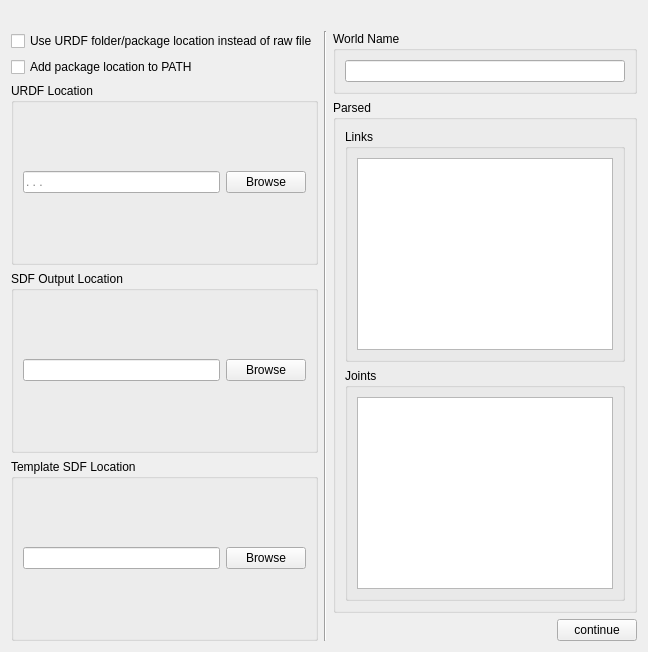
            <widget class="QWidget" name="page_2">
             <layout class="QVBoxLayout" name="verticalLayout_6">
              <item>
               <layout class="QVBoxLayout" name="verticalLayout_9">
                <item>
                 <widget class="QLabel" name="label_2">
                  <property name="toolTip">
                   <string>adsfasdfasdf</string>
                  </property>
                  <property name="text">
                   <string/>
                  </property>
                  <property name="pixmap">
                   <pixmap>C:/Users/darin/Downloads/output-onlinepngtools (1).png</pixmap>
                  </property>
                 </widget>
                </item>
                <item>
                 <layout class="QHBoxLayout" name="horizontalLayout_3" stretch="1000,0,0,0">
                  <item>
                   <layout class="QGridLayout" name="gridLayout_5">
                    <item row="0" column="0">
                     <widget class="QCheckBox" name="checkBox_2">
                      <property name="text">
                       <string>Use URDF folder/package location instead of raw file</string>
                      </property>
                     </widget>
                    </item>
                    <item row="1" column="0">
                     <widget class="QCheckBox" name="checkBox">
                      <property name="text">
                       <string>Add package location to PATH</string>
                      </property>
                     </widget>
                    </item>
                    <item row="2" column="0">
                     <widget class="QGroupBox" name="groupBox">
                      <property name="minimumSize">
                       <size>
                        <width>0</width>
                        <height>0</height>
                       </size>
                      </property>
                      <property name="toolTip">
                       <string>Find location of the URDF source file or the package folder</string>
                      </property>
                      <property name="title">
                       <string>URDF Location</string>
                      </property>
                      <layout class="QGridLayout" name="gridLayout_3">
                       <item row="0" column="0">
                        <widget class="QLineEdit" name="lineEdit">
                         <property name="placeholderText">
                          <string>. . .</string>
                         </property>
                        </widget>
                       </item>
                       <item row="0" column="1">
                        <widget class="QPushButton" name="pushButton">
                         <property name="toolTip">
                          <string/>
                         </property>
                         <property name="text">
                          <string>Browse</string>
                         </property>
                        </widget>
                       </item>
                      </layout>
                     </widget>
                    </item>
                    <item row="3" column="0">
                     <widget class="QGroupBox" name="groupBox_2">
                      <property name="title">
                       <string>SDF Output Location</string>
                      </property>
                      <layout class="QGridLayout" name="gridLayout_2">
                       <item row="0" column="0">
                        <widget class="QLineEdit" name="lineEdit_2"/>
                       </item>
                       <item row="0" column="1">
                        <widget class="QPushButton" name="pushButton_2">
                         <property name="text">
                          <string>Browse</string>
                         </property>
                        </widget>
                       </item>
                      </layout>
                     </widget>
                    </item>
                    <item row="4" column="0">
                     <widget class="QGroupBox" name="groupBox_4">
                      <property name="title">
                       <string>Template SDF Location</string>
                      </property>
                      <layout class="QGridLayout" name="gridLayout_4">
                       <item row="0" column="0">
                        <widget class="QLineEdit" name="lineEdit_3"/>
                       </item>
                       <item row="0" column="1">
                        <widget class="QPushButton" name="pushButton_3">
                         <property name="text">
                          <string>Browse</string>
                         </property>
                        </widget>
                       </item>
                      </layout>
                     </widget>
                    </item>
                   </layout>
                  </item>
                  <item>
                   <widget class="Line" name="line">
                    <property name="orientation">
                     <enum>Qt::Vertical</enum>
                    </property>
                   </widget>
                  </item>
                  <item>
                   <layout class="QGridLayout" name="gridLayout_7">
                    <property name="rightMargin">
                     <number>0</number>
                    </property>
                    <item row="1" column="1">
                     <widget class="QGroupBox" name="groupBox_5">
                      <property name="enabled">
                       <bool>true</bool>
                      </property>
                      <property name="title">
                       <string>Parsed</string>
                      </property>
                      <layout class="QVBoxLayout" name="verticalLayout_10">
                       <item>
                        <widget class="QGroupBox" name="groupBox_6">
                         <property name="title">
                          <string>Links</string>
                         </property>
                         <layout class="QGridLayout" name="gridLayout_6">
                          <item row="0" column="0">
                           <widget class="QTextBrowser" name="textBrowser">
                            <property name="enabled">
                             <bool>true</bool>
                            </property>
                           </widget>
                          </item>
                         </layout>
                        </widget>
                       </item>
                       <item>
                        <widget class="QGroupBox" name="groupBox_7">
                         <property name="title">
                          <string>Joints</string>
                         </property>
                         <layout class="QGridLayout" name="gridLayout_8">
                          <item row="0" column="0">
                           <widget class="QTextBrowser" name="textBrowser_2"/>
                          </item>
                         </layout>
                        </widget>
                       </item>
                       <item>
                        <layout class="QHBoxLayout" name="horizontalLayout_4"/>
                       </item>
                      </layout>
                     </widget>
                    </item>
                    <item row="0" column="1">
                     <widget class="QGroupBox" name="groupBox_3">
                      <property name="title">
                       <string>World Name</string>
                      </property>
                      <layout class="QGridLayout" name="gridLayout">
                       <item row="0" column="0">
                        <widget class="QLineEdit" name="lineEdit_4"/>
                       </item>
                      </layout>
                     </widget>
                    </item>
                    <item row="2" column="1">
                     <layout class="QGridLayout" name="gridLayout_9">
                      <property name="bottomMargin">
                       <number>0</number>
                      </property>
                      <item row="0" column="0">
                       <spacer name="horizontalSpacer">
                        <property name="orientation">
                         <enum>Qt::Horizontal</enum>
                        </property>
                        <property name="sizeHint" stdset="0">
                         <size>
                          <width>40</width>
                          <height>20</height>
                         </size>
                        </property>
                       </spacer>
                      </item>
                      <item row="0" column="1">
                       <widget class="QPushButton" name="pushButton_5">
                        <property name="text">
                         <string>continue</string>
                        </property>
                       </widget>
                      </item>
                     </layout>
                    </item>
                   </layout>
                  </item>
                  <item>
                   <layout class="QVBoxLayout" name="verticalLayout_12"/>
                  </item>
                 </layout>
                </item>
               </layout>
              </item>
             </layout>
            </widget>
